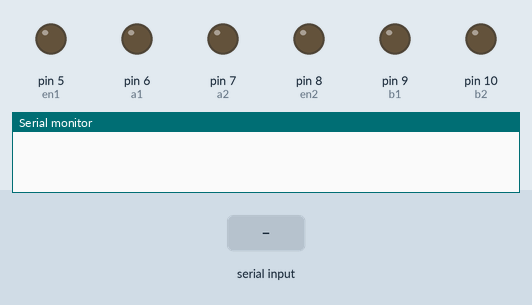
Recording of a sketch running on a simulated Arduino Uno, built with avr-gcc and run on an emulated ATmega328P. On the bench: output pins drawn as LEDs (lit = HIGH), the last lines printed to the serial monitor. The inputs (shaded band) are chosen by the test bench.

Above: at 1.2 s.
1.3 s: "1\n" received over Serial
At 1.8 s:
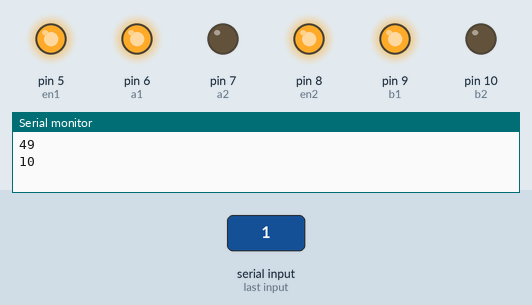
2.8 s: byte 50 ('2') received over Serial
At 4.0 s:
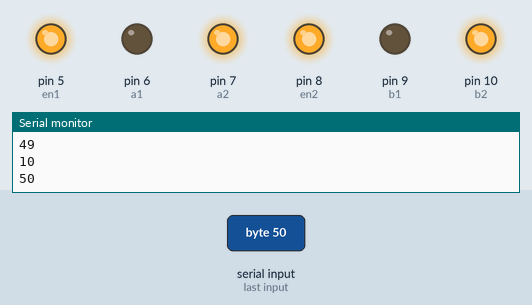
4.3 s: byte 51 ('3') received over Serial
At 5.3 s:
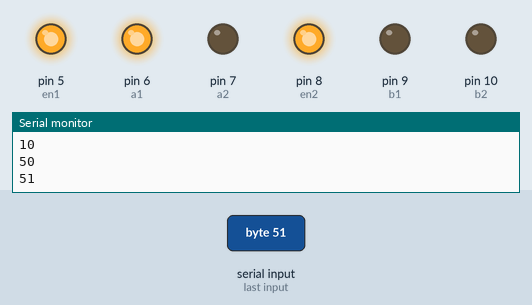
5.8 s: byte 52 ('4') received over Serial
At 6.5 s:
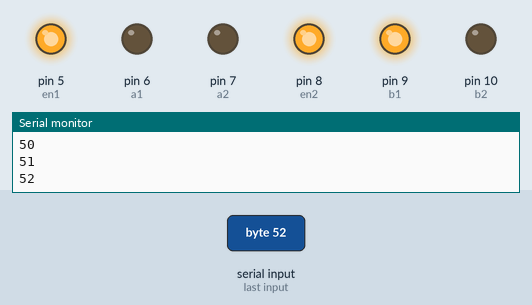
7.3 s: byte 48 ('0') received over Serial
At 7.6 s:
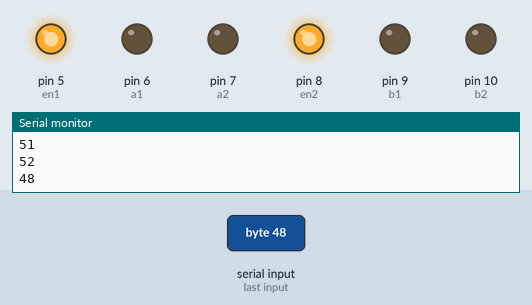
8.8 s: "2\n" received over Serial
At 9.9 s:
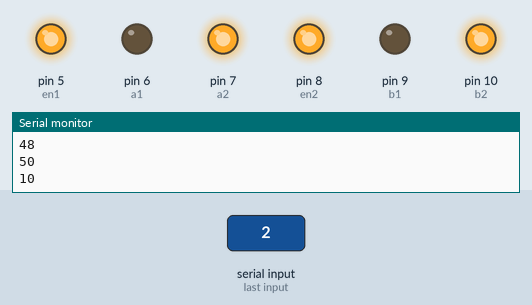
Timing chart, 0 to 11.3 s (numbered marks = the images above; inputs shaded):
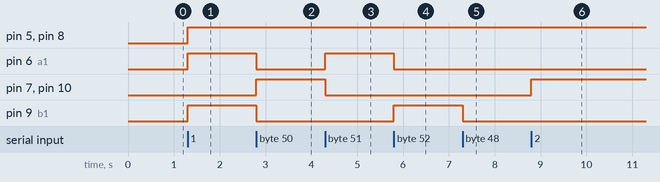

The sketch:

rover_bt_control.ino
```cpp
#include<SoftwareSerial.h>
SoftwareSerial mySerial(0, 1);

int BluetoothData;
int en1=5;
int a1=6;
int a2=7;

int en2=8;
int b1=9;
int b2=10;
int data=0;
void setup()
{
  Serial.begin(9600);
  mySerial.begin(9600);

  pinMode(en1, OUTPUT);
  pinMode(a1, OUTPUT);
  pinMode(a2, OUTPUT);

  pinMode(en2, OUTPUT);
  pinMode(b1, OUTPUT);
  pinMode(b2, OUTPUT);


}

void loop()
{


  //digitalWrite(en1, HIGH);
    //digitalWrite(a1, HIGH);
  //digitalWrite(a2, LOW);

      //digitalWrite(en2, HIGH);
      //digitalWrite(b1, HIGH);
      //digitalWrite(b2, LOW);

  if (Serial.available() > 0)
  {
    data = Serial.read();
    Serial.print(data);
    Serial.print("\n");
    if (data == '1')  //forward
    {
      digitalWrite(en1, HIGH);
      digitalWrite(a1, HIGH);
      digitalWrite(a2, LOW);

      digitalWrite(en2, HIGH);
      digitalWrite(b1, HIGH);
      digitalWrite(b2, LOW);
    }
    else if (data == '2') //reverse
    {
      digitalWrite(en1, HIGH);
      digitalWrite(a1, LOW);
      digitalWrite(a2, HIGH);

      digitalWrite(en2, HIGH);
      digitalWrite(b1, LOW);
      digitalWrite(b2, HIGH);
    }
    else if (data == '3') //left|right
    {
      digitalWrite(en1, HIGH);
      digitalWrite(a1, HIGH);
      digitalWrite(a2, LOW);

      digitalWrite(en2, HIGH);
      digitalWrite(b1, LOW);
      digitalWrite(b2, LOW);
    }

    else if (data == '4') //left|right
    {
      digitalWrite(en1, HIGH);
      digitalWrite(a1, LOW);
      digitalWrite(a2, LOW);

      digitalWrite(en2, HIGH);
      digitalWrite(b1, HIGH);
      digitalWrite(b2, LOW);
    }

    else if (data == '0') //stop
    {
      digitalWrite(en1, HIGH);
      digitalWrite(a1, LOW);
      digitalWrite(a2, LOW);

      digitalWrite(en2, HIGH);
      digitalWrite(b1, LOW);
      digitalWrite(b2, LOW);
    }
  }
}
```

Measured:
- after the input at 1.3 s, pin 5 (en1), pin 6 (a1), pin 8 (en2), pin 9 (b1): LOW → HIGH at once
- after the input at 2.8 s, pin 6 (a1), pin 9 (b1): HIGH → LOW at once; pin 7 (a2), pin 10 (b2): LOW → HIGH at once
- after the input at 4.3 s, pin 6 (a1): LOW → HIGH at once; pin 7 (a2), pin 10 (b2): HIGH → LOW at once
- after the input at 5.8 s, pin 6 (a1): HIGH → LOW at once; pin 9 (b1): LOW → HIGH at once
- after the input at 7.3 s, pin 9 (b1): HIGH → LOW at once
- after the input at 8.8 s, pin 7 (a2), pin 10 (b2): LOW → HIGH at once
